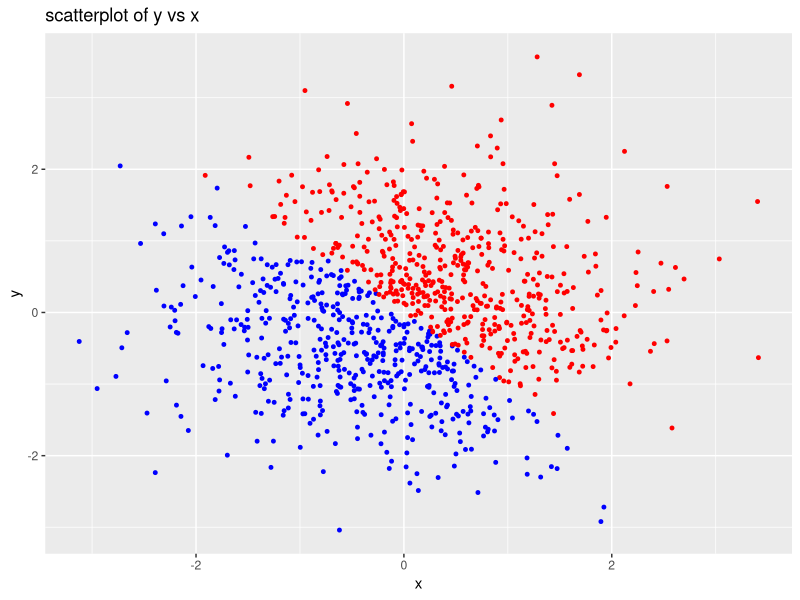
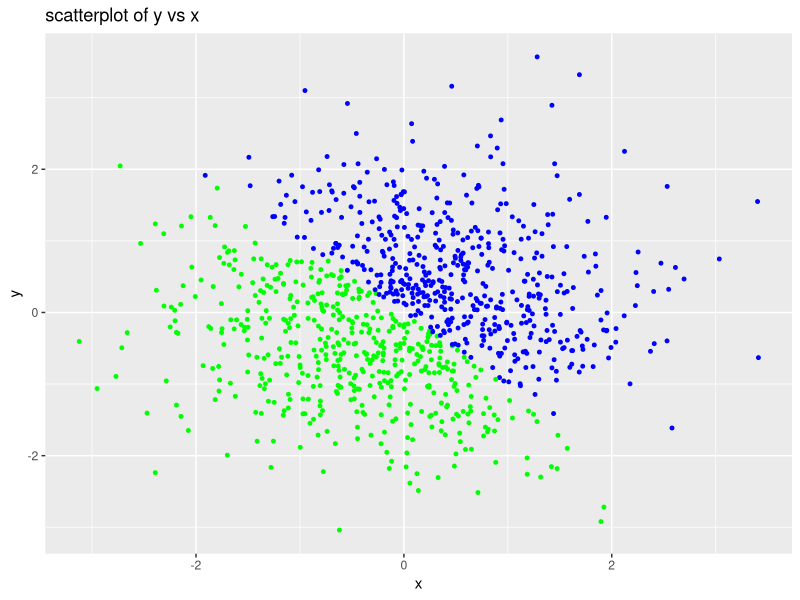
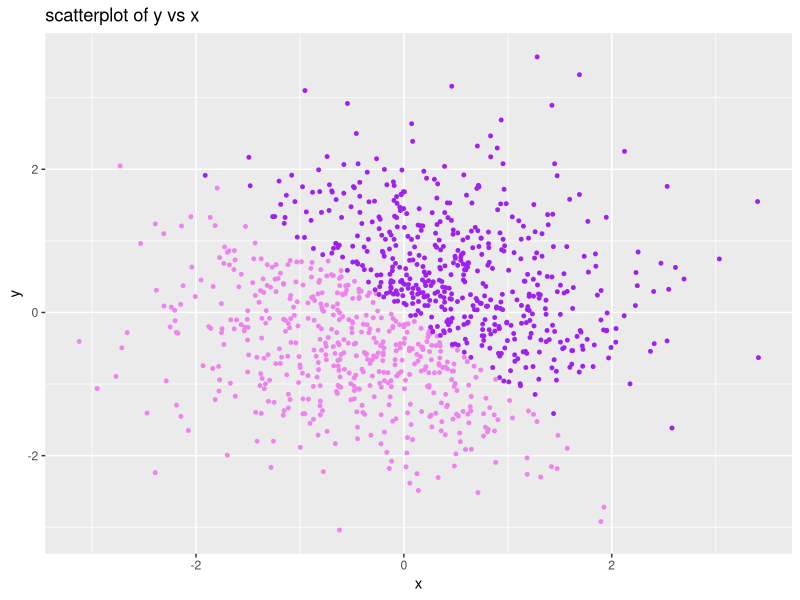
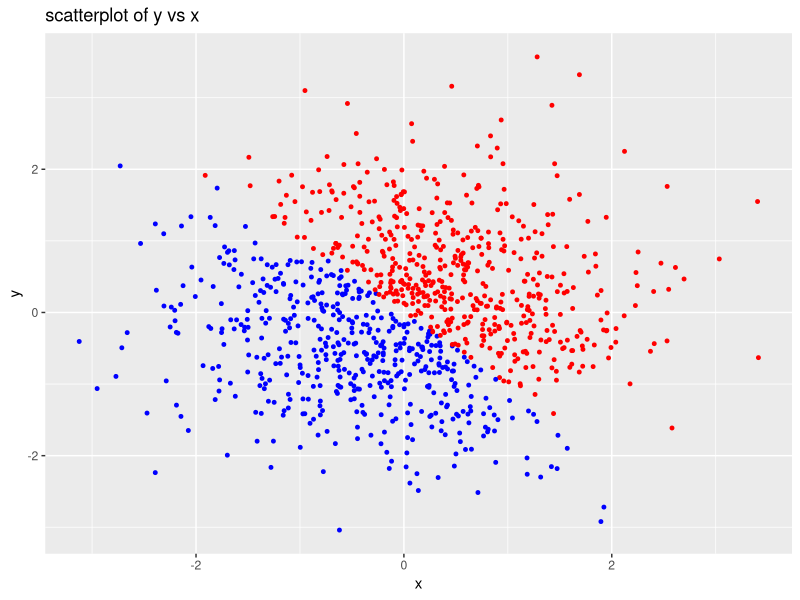

Recreate these plots in R, in order.
## ---- chunk 1

library(tidyverse)
dt_frame = tibble(
  random_sample = runif(10, min = 0, max = 5) ,
  logical_vector = random_sample > 2 ,
  ch_vector = c("a", "b", "c", "d", "e", "f", "g", "h", "i", "j") ,
  factor_vector = as.factor(ch_vector) 
)
dt_frame = as.data.frame(dt_frame)

# view top lines of dt_frame
head(dt_frame)

## ---- chunk 2
#change character to numeric
chr_to_num = as.numeric(dt_frame$ch_vector) 
#change character to factor
chr_to_factor = as.factor(dt_frame$ch_vector) 
#change factor to character
factor_to_chr = as.character(dt_frame$factor_vector) 
#change factor to numeric
factor_to_num = as.numeric(dt_frame$factor_vector) 
#change logical to numeric
logic_to_num = as.numeric(dt_frame$logical_vector) 

## ---- chunk 3
  
dt_frame2 = tibble(
  x = rnorm(1000, mean = 0, sd = 1) , 
  y = rnorm(1000, mean = 0, sd = 1) ,
  vc_logic = x + y > 0 ,
  vc_num = as.numeric(vc_logic) ,
  vc_factor = as.factor(vc_logic)
)
dt_frame2 = as.data.frame(dt_frame2)

head(dt_frame2)

## ---- chunk 4
#Create scarrerplot of y vs x and the point colored by logical variable
ggplot(dt_frame2, mapping = aes(x, y))+
  geom_point(data = dt_frame2, aes(x, y), 
             col = ifelse(dt_frame2$vc_logic, "red", "blue"), 
             size =1 ) +
  labs(title = "scatterplot of y vs x ")
ggsave("scatterplot_of_x_vs_y_colored_logic.pdf")

#Create scarrerplot of y vs x and the point colored by numberic variable
ggplot(dt_frame2, mapping = aes(x, y))+
  geom_point(data = dt_frame2, aes(x, y), 
             col = ifelse(dt_frame2$vc_num, "blue", "green"), 
             size =1 ) +
  labs(title = "scatterplot of y vs x ")

#Create scarrerplot of y vs x and the point colored by factor variable
ggplot(dt_frame2, mapping = aes(x, y))+
  geom_point(data = dt_frame2, aes(x, y),
             col = ifelse(dt_frame2$vc_factor == "TRUE", "purple", "violet"), 
             size =1 ) +
  labs(title = "scatterplot of y vs x ")

